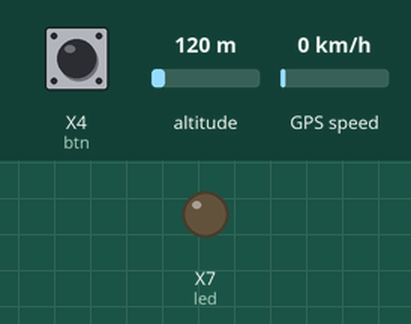
Simulated run of this program. Board: pyboard running MicroPython. On the bench: output pins drawn as LEDs (lit = HIGH). Inputs (shaded band) come from the test bench; at power-on: X4 (btn) HIGH, altitude 120 m, GPS speed 0 km/h. The clock reads 2024-03-15 10:24:30 at power-on unless the program sets it; files the program writes start out absent; the GPS gets a fix after 3 s at 37.7749, -122.4194 with 8 satellites; threads take turns every 2 ms.

Above: at 1.2 s.
1.3 s: X4 (btn) pulled LOW for 0.15 s
At 2.6 s:
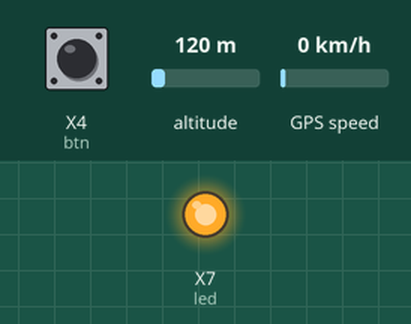
2.9 s: X4 (btn) pulled LOW for 1 s
At 4.8 s:
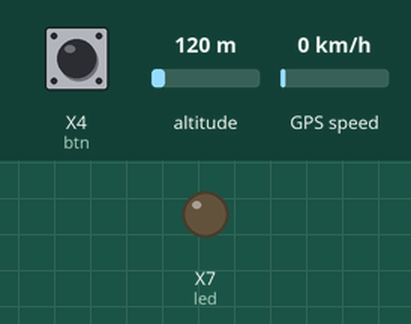
5.4 s: X4 (btn) pulled LOW for 3.2 s
At 8.9 s:
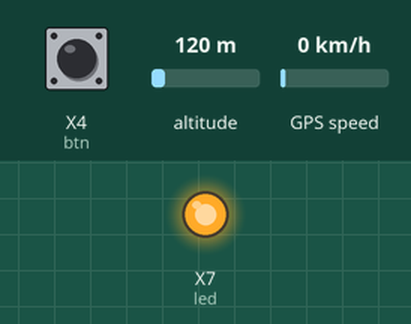
Timing chart, 0 to 10.4 s (numbered marks = the images above; inputs shaded):
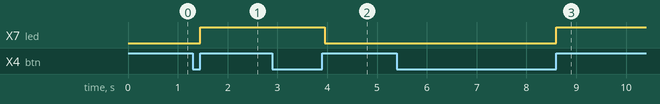

Measured:
- after the input at 1.3 s, X7 (led): LOW → HIGH after 0.15 s
- after the input at 2.9 s, X7 (led): HIGH → LOW after 1.1 s
- after the input at 5.4 s, X7 (led): LOW → HIGH after 3.2 s

The program:

main.py
```python
from machine import UART, Pin, SPI, RTC
import utime
import os
import sdcard
import _thread

# Config
## GPS
GPS_BAUD_RATE = 460800
GPS_TX = 4
GPS_RX = 5
## SDCARD
SDCARD_SCK = 10
SDCARD_MOSI = 11
SDCARD_MISO = 12
SDCARD_CS = 13
SDCARD_MOUNT_PATH = "/sd"
## Button/LED
BTN_PIN = 3
LED_PIN = 6

# Init
led = Pin(LED_PIN, Pin.OUT)
btn = Pin(BTN_PIN, Pin.IN, Pin.PULL_UP)

spi = SPI(1, sck=Pin(SDCARD_SCK), mosi=Pin(SDCARD_MOSI), miso=Pin(SDCARD_MISO))
sd = sdcard.SDCard(spi, Pin(SDCARD_CS))
os.mount(sd, SDCARD_MOUNT_PATH)

uart = UART(1, baudrate=GPS_BAUD_RATE, tx=Pin(GPS_TX), rx=Pin(GPS_RX))

lastPressedTime = utime.ticks_ms()
running = False

def toggleLogging(pin):
    global running, lastPressedTime
    if utime.ticks_diff(utime.ticks_ms(), lastPressedTime) > 500:
        lastPressedTime = utime.ticks_ms()
        if running == True:
            running = False
        else:
            running = True
            _thread.start_new_thread(log, ())

def log():
    led.value(1)
    year, month, day, hour, mins, secs, weekday, yearday = utime.localtime()
    filepath = SDCARD_MOUNT_PATH + "/" + "{}-{:02d}-{:02d}-{:02d}-{:02d}-{:02d}.ubx".format(year, month, day, hour, mins, secs)
    with open(filepath, "a") as file:
        while True:
            data = uart.read()
            if data:
                file.write(data)
            global running
            if running == False:
                break
            utime.sleep(0.0625)
    led.value(0)

btn.irq(trigger = Pin.IRQ_RISING, handler = toggleLogging)
```
